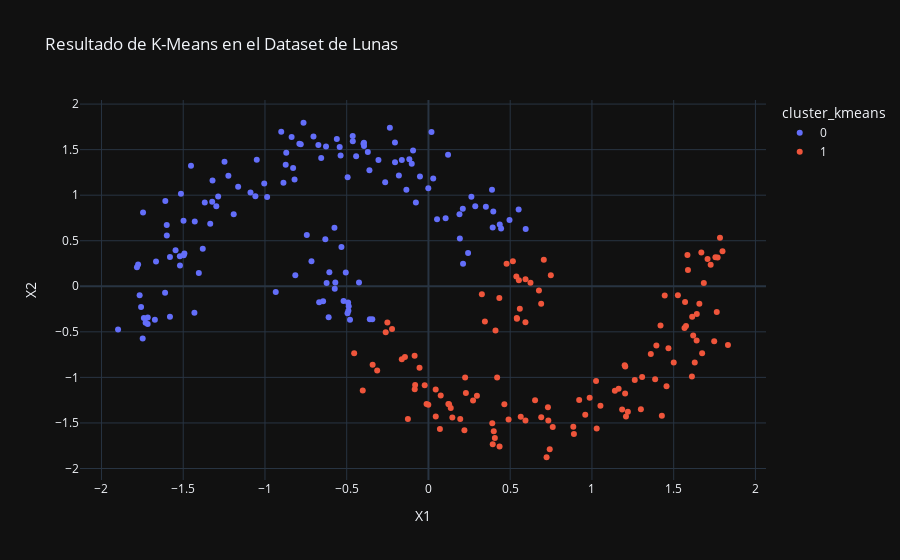

Here is the notebook cell this chart was saved with:
### Markdown cell above
### 3.1 El Fracaso de K-Means

### Code cell
# --- 9. Aplicar K-Means a los datos de las lunas ---
kmeans_moons = KMeans(n_clusters=2, n_init=10, random_state=42)
labels_kmeans_moons = kmeans_moons.fit_predict(X_moons_scaled)

df_moons = pd.DataFrame(X_moons_scaled, columns=['X1', 'X2'])
df_moons['cluster_kmeans'] = labels_kmeans_moons.astype(str)

fig = px.scatter(df_moons, x='X1', y='X2', color='cluster_kmeans',
                 title='Resultado de K-Means en el Dataset de Lunas')
fig.show()

### Figure 1 — Plotly figure (JSON) as saved in the notebook; plotly's stock layout.template omitted (floating-point values rounded to 4 significant figures; data arrays with more than 128 entries replaced by an {"elided": "..."} marker saying what was removed)
{"data": [{"hovertemplate": "cluster_kmeans=0<br>X1=%{x}<br>X2=%{y}<extra></extra>", "legendgroup": "0", "marker": {"color": "#636efa", "symbol": "circle"}, "mode": "markers", "name": "0", "orientation": "v", "showlegend": true, "type": "scatter", "x": {"elided": "131 float values"}, "xaxis": "x", "y": {"elided": "131 float values"}, "yaxis": "y"}, {"hovertemplate": "cluster_kmeans=1<br>X1=%{x}<br>X2=%{y}<extra></extra>", "legendgroup": "1", "marker": {"color": "#EF553B", "symbol": "circle"}, "mode": "markers", "name": "1", "orientation": "v", "showlegend": true, "type": "scatter", "x": [0.6895, 0.1944, 0.9591, 0.4061, 0.624, 1.025, 1.387, 1.619, 1.684, 1.629, 0.6521, 0.1262, 1.799, 0.5645, 0.5933, 0.886, 1.456, 0.7417, 0.4349, -0.3136, 0.3994, 1.394, 0.1217, 1.674, 1.57, 1.307, -0.2514, -0.05468, 1.419, 1.566, -0.1631, 0.2291, 1.755, 0.2244, 1.641, -0.1438, 1.657, 0.5414, 0.7226, 1.764, 0.04468, 1.185, 0.5532, 1.2, 1.204, 0.9219, -0.4019, -0.2227, 1.769, -0.1257, 1.587, 0.3453, 0.5402, -0.4543, 1.584, 0.07008, 0.7332, -0.02298, 0.6759, 1.726, 1.029, -0.3415, 0.5938, 0.2199, 1.445, 1.22, 0.7308, -0.01162, -0.08468, 1.262, 0.2728, 1.428, 0.7602, -0.08146, 0.3904, 0.7486, 1.748, 0.5935, 1.613, -0.0008834, 1.14, 0.41, 0.1461, 1.612, 1.832, 0.7055, 0.3267, 1.299, 0.4336, 0.07505, 1.468, 0.986, 1.64, 1.575, 0.4202, 1.208, 0.8897, 1.669, 1.163, 1.5, 0.1364, 0.4779, 1.203, 0.0442, 1.707, 0.2965, 0.4643, -0.08392, 1.526, 0.5589, -0.2614, 0.6898, 1.36, 1.052, 1.783, 0.5166, 0.49, 0.5376, 0.3931], "xaxis": "x", "y": [-0.1912, -1.457, -1.409, -1.666, 0.03853, -1.04, -1.022, -0.54, 0.03686, -0.836, -1.252, -1.296, 0.3838, -1.433, -0.3942, -1.541, -1.099, -1.789, -1.758, -0.9236, -1.592, -0.6506, -1.292, -0.735, -0.1731, -0.9954, -0.3984, -0.8932, -0.4313, -0.4582, -0.7997, -1.17, 0.3186, -1.0, -0.303, -0.7774, -0.192, -0.3553, -1.877, -0.2822, -1.43, -1.354, 0.06584, -0.8656, -0.8806, -1.247, -1.143, -0.47, 0.3154, -1.457, 0.1798, -0.3868, -0.3484, -0.7364, 0.3423, -1.566, -1.472, -1.086, -0.04695, 0.2361, -1.562, -0.8612, 0.07663, -1.581, -0.1002, -1.377, -1.327, -1.292, -0.7628, -1.029, -1.253, -1.421, -1.545, -1.083, -1.503, 0.12, -0.6034, -1.472, -0.3347, -1.302, -1.147, -0.4854, -1.439, -0.9906, -0.6453, 0.2912, -0.08783, -1.349, -0.128, -1.199, -0.6802, -1.223, -0.595, -0.4356, -1.001, -1.43, -1.621, 0.3712, -1.124, -0.837, -1.337, 0.2478, -1.177, -1.134, 0.2996, -1.202, -1.294, -1.13, -0.09959, -0.2455, -0.5047, -1.438, -0.7421, -1.31, 0.5332, 0.2747, -1.462, 0.1086, -1.734], "yaxis": "y"}], "layout": {"legend": {"title": {"text": "cluster_kmeans"}, "tracegroupgap": 0}, "title": {"text": "Resultado de K-Means en el Dataset de Lunas"}, "xaxis": {"anchor": "y", "domain": [0, 1], "title": {"text": "X1"}}, "yaxis": {"anchor": "x", "domain": [0, 1], "title": {"text": "X2"}}}}
